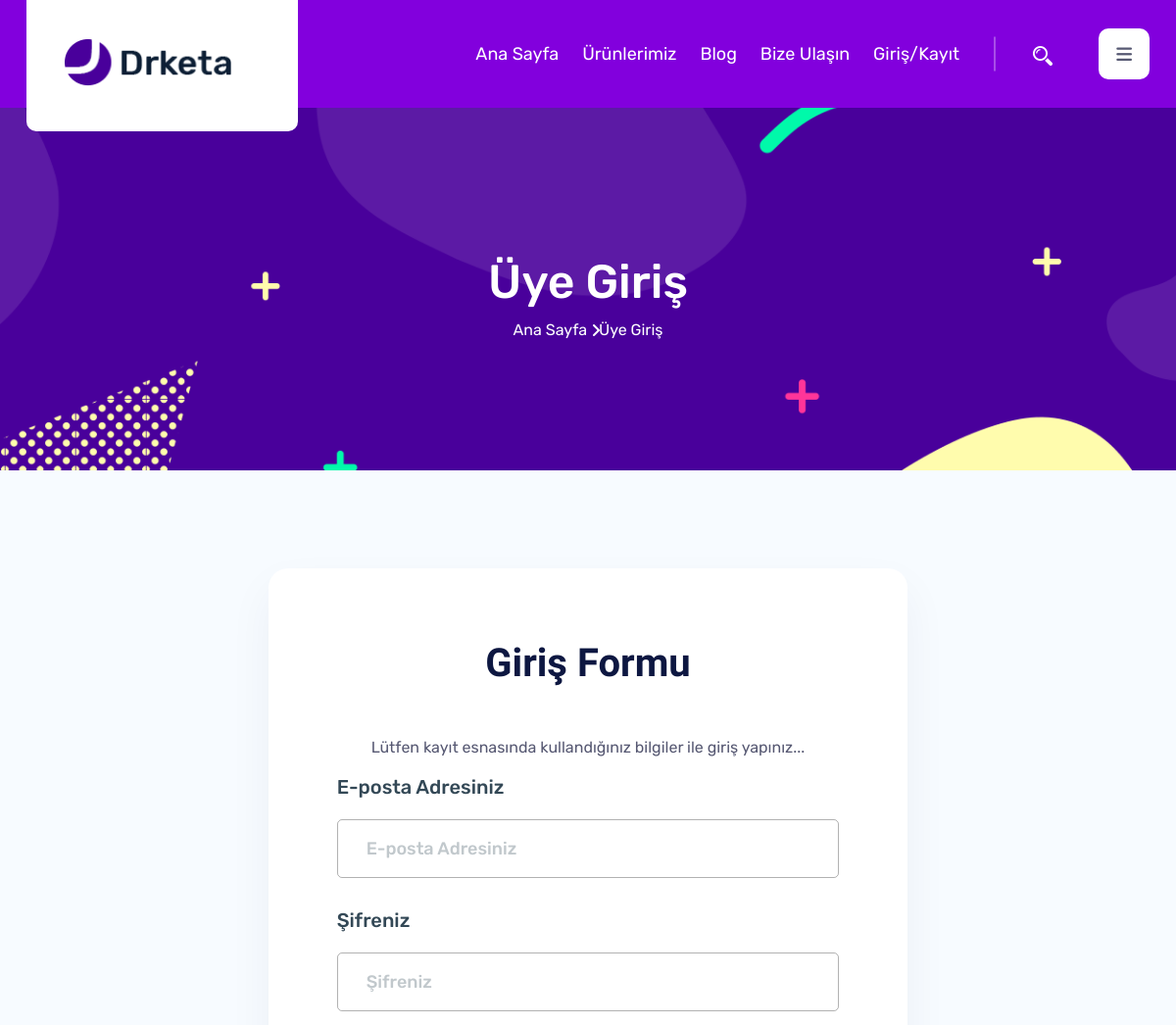
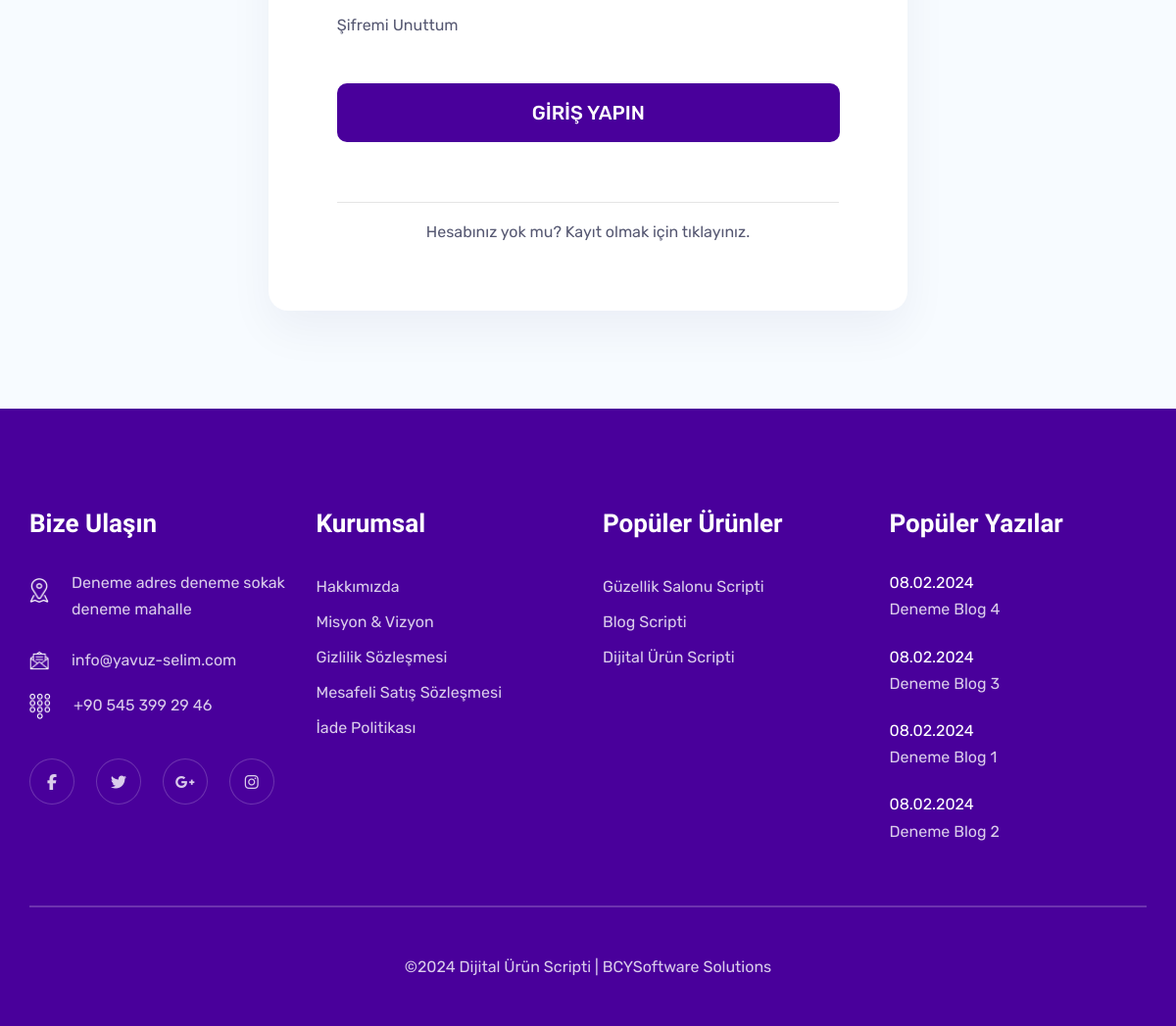
Page /index.php/loginpage on the committed database (2 pictures, top to bottom).
### tables this page shows
CREATE TABLE `ayarlar` (
  `id` int(11) NOT NULL,
  `site_baslik` varchar(300) DEFAULT NULL,
  `site_url` varchar(300) DEFAULT NULL,
  `site_admin_url` varchar(300) DEFAULT NULL,
  `site_logo` varchar(300) DEFAULT NULL,
  `site_favicon` varchar(300) DEFAULT NULL,
  `site_footer` text DEFAULT NULL,
  `site_gecerli_smtp` int(11) DEFAULT NULL,
  `site_gecerli_pos` int(11) DEFAULT NULL,
  `site_gecerli_sms` int(11) DEFAULT NULL,
  `smsbildirim` tinyint(1) NOT NULL DEFAULT 1 COMMENT '1 aktif 2 pasif',
  `mailbildirim` tinyint(1) NOT NULL DEFAULT 1 COMMENT '1 aktif 2 pasif',
  `adres` text DEFAULT NULL,
  `tel` varchar(300) DEFAULT NULL,
  `whatsapp` varchar(300) DEFAULT NULL,
  `mail` varchar(300) DEFAULT NULL,
  `sabitresim` varchar(300) DEFAULT NULL,
  `sabityazi1` text DEFAULT NULL,
  `sabityazi2` text DEFAULT NULL
);

CREATE TABLE `sosyalmedyalar` (
  `sosid` int(11) NOT NULL,
  `sosikon` varchar(300) DEFAULT NULL,
  `sosbaslik` varchar(300) DEFAULT NULL,
  `soslink` varchar(300) DEFAULT NULL,
  `sostarih` timestamp NOT NULL DEFAULT current_timestamp(),
  `sosekleyen` varchar(300) DEFAULT NULL,
  `sosdurum` tinyint(4) NOT NULL DEFAULT 1 COMMENT '1 aktif 2 pasif'
);

CREATE TABLE `sayfalar` (
  `sayfaid` int(11) NOT NULL,
  `sayfaadi` varchar(300) DEFAULT NULL,
  `sayfasef` varchar(300) DEFAULT NULL,
  `sayfaicerik` longtext DEFAULT NULL,
  `sayfadurum` tinyint(1) NOT NULL DEFAULT 1 COMMENT '1 aktif 2 pasif',
  `sayfaekleyen` varchar(300) DEFAULT NULL,
  `sayfatarih` timestamp NOT NULL DEFAULT current_timestamp()
);

CREATE TABLE `urunler` (
  `urun_id` int(11) NOT NULL,
  `urun_adi` varchar(300) DEFAULT NULL,
  `urun_sef` varchar(300) DEFAULT NULL,
  `urun_resim` varchar(300) DEFAULT NULL,
  `urun_fiyat` double(15,2) DEFAULT NULL,
  `urun_stok` int(11) NOT NULL DEFAULT 1,
  `urun_kdv` tinyint(3) NOT NULL DEFAULT 20 COMMENT '1 8 18 20 gibi oranlar',
  `urun_kodu` varchar(300) DEFAULT NULL,
  `urun_kategori` varchar(300) DEFAULT NULL,
  `urun_demo` text DEFAULT '#',
  `urun_yonetimdemo` text DEFAULT '#',
  `urun_demokadi` varchar(300) DEFAULT NULL,
  `urun_demosifre` varchar(300) DEFAULT NULL,
  `urun_demoyonetimkadi` varchar(300) DEFAULT NULL,
  `urun_demoyonetimsifre` varchar(300) DEFAULT NULL,
  `urun_tarih` timestamp NOT NULL DEFAULT current_timestamp(),
  `urun_durum` tinyint(1) NOT NULL DEFAULT 1 COMMENT '1 aktif 2 pasif',
  `urun_kisa` text DEFAULT NULL,
  `urun_icerik` longtext DEFAULT NULL,
  `urun_ekleyen` varchar(300) DEFAULT NULL,
  `urun_indirmelink` text DEFAULT NULL,
  `urun_vitrin` tinyint(1) NOT NULL DEFAULT 1 COMMENT '1 vitrin 2 liste',
  `urun_goruntulenme` int(11) NOT NULL DEFAULT 0
);

CREATE TABLE `blog` (
  `blogid` int(11) NOT NULL,
  `blogbaslik` varchar(500) NOT NULL,
  `blogsef` varchar(500) NOT NULL,
  `blogkisa` text DEFAULT NULL,
  `blogicerik` longtext NOT NULL,
  `blogresim` varchar(300) DEFAULT NULL,
  `blogickapak` varchar(300) DEFAULT NULL,
  `blogdurum` tinyint(4) NOT NULL DEFAULT 1 COMMENT '1 aktif 2 pasif',
  `blogtarih` timestamp NOT NULL DEFAULT current_timestamp(),
  `blogekleyen` varchar(300) DEFAULT NULL,
  `bloggoruntulenme` int(11) NOT NULL DEFAULT 0
);

### application/controllers/Loginpage.php (called while the page is built, shortened)
<?php
class Loginpage extends CI_Controller{
    public function index(){
        $viewData = array(
			'setting'      => $this->Common_model->get(['id'=>1],'ayarlar'),
			'social'       => $this->Common_model->getAll(['sosdurum'=>1],'sosyalmedyalar'),
			'pages'        => $this->Common_model->getAll(['sayfadurum'=>1],'sayfalar'),
			'popular'      => $this->Common_model->getLimitAll(['urun_durum'=>1],8,0,'urunler','urun_goruntulenme','DESC'),
			'popblog'      => $this->Common_model->getLimitAll(['blogdurum'=>1],4,0,'blog','bloggoruntulenme','DESC'),
		);
        $this->load->view('default/login_view',$viewData);
    }
}
?>

### index.php (called while the page is built, shortened)
<?php
require_once BASEPATH.'core/CodeIgniter.php';

### application/models/Common_model.php (called while the page is built, shortened)
<?php
class Common_model extends CI_Model{
    public function get($where,$table){
        return $this->db->where($where)->get($table)->row();
    }
    public function getAll($where,$table){
        return $this->db->where($where)->get($table)->result();
    }
    public function getLimitAll($where,$limit="",$pkCount="",$table,$orderbycolumn="id",$orderby="DESC",$select="*"){
        return $this
            ->db
            ->select($select)
            ->where($where)
            ->order_by($orderbycolumn,$orderby)
            ->limit($limit,$pkCount)
            ->get($table)
            ->result();
    }
}
?>

### application/helpers/digital_helper.php (called while the page is built, shortened)
<?php
function ss($par){
    return $_SESSION[$par];
}
function sdate($par, $status = false){
    if($status == false){
        return date('d.m.Y H:i',strtotime($par));
    }else{
        return date('d.m.Y',strtotime($par));
    }
}
?>

### application/views/default/inc/footer_view.php (the view, shortened to what this page needs)
    <footer class="footer-area pd-top-100">
        <div class="container">
            <div class="row">
                <div class="col-lg-3 col-md-6">
                    <div class="footer-widget widget widget_contact">
                        <h4 class="widget-title">Bize Ulaşın</h4>
                        <div class="media">
                            <div class="thumb">
                                <img width="20" height="25" src="<?php echo base_url();?>/default/assets/img/footer/1.png" alt="<?php echo $setting->site_baslik;?>">
                            </div>
                            <div class="media-body">
                                <p><?php echo $setting->adres;?></p>
                            </div>
                        </div>
                        <div class="media">
                            <div class="thumb mt-0">
                                <img width="20" height="20" src="<?php echo base_url();?>/default/assets/img/footer/2.png" alt="<?php echo $setting->site_baslik;?>">
                            </div>
                            <div class="media-body">
                                <p class="m-0"><?php echo $setting->mail;?></p>
                            </div>
                        </div>
                        <div class="media">
                            <div class="thumb mt-0">
                                <img width="22" height="27"  src="<?php echo base_url();?>/default/assets/img/footer/3.png" alt="<?php echo $setting->site_baslik;?>">
                            </div>
                            <div class="media-body">
                                <p class="m-0"><?php echo $setting->tel;?></p>
                            </div>
                        </div>
                        <ul class="social-area">
                            <?php if($social){
                                foreach($social as $soc){
                                    ?>
                                    <li><a target="_blank" rel="nofollow" title="<?php echo $soc->sosbaslik;?>" href="<?php echo $soc->soslink;?>"><?php echo $soc->sosikon;?></a></li>
                                    <?php
                                }
                            }
                            ?>
                        </ul>
                    </div>
                </div>
                <div class="col-lg-3 col-md-6">
                    <div class="footer-widget widget widget_nav_menu">
                        <h4 class="widget-title">Kurumsal</h4>
                        <?php if($pages){?>
                        <ul>
                            <?php foreach($pages as $page){ ?>
                            <li><a href="<?php echo base_url('page/'.$page->sayfasef);?>"><?php echo $page->sayfaadi;?></a></li>
                            <?php } ?>
                        </ul>
                        <?php } ?>
                    </div>
                </div>
                <div class="col-lg-3 col-md-6">
                    <div class="footer-widget widget widget widget_products">
                        <h4 class="widget-title">Popüler Ürünler</h4>
                        <?php if($popular){ ?>
                        <ul>
                            <?php foreach($popular as $pop){ ?>
                            <li><a href="<?php echo base_url('products/detail/'.$pop->urun_sef.'/'.$pop->urun_kodu);?>"><?php echo $pop->urun_adi;?></a></li>
                            <?php } ?>
                        </ul>
                        <?php } ?>
                    </div>
                </div>
                <div class="col-lg-3 col-md-6">
                    <div class="footer-widget widget widget_news">
                        <h4 class="widget-title">Popüler Yazılar</h4>
                        <?php if($popblog){ ?>
                            <?php foreach($popblog as $pblog){ ?>
                                <div class="widget-news-wrap">
                                    <div class="date"><?php echo sdate($pblog->blogtarih,true);?></div>
                                    <p><a href="<?php echo base_url('blog/'.$pblog->blogsef);?>"><?php echo $pblog->blogbaslik;?></a></p>
                                </div>
                            <?php } ?>
                        <?php } ?>
                    </div>
                </div>
            </div>
        </div>
        <div class="container">
            <div class="copyright-area">
                <div class="row">
                    <div class="col-lg-12 text-center">
                        <p><?php echo $setting->site_footer;?></p>
                    </div>
                </div>
            </div>
        </div>
    </footer>
</body>
</html>

### application/views/default/inc/header_view.php (shortened to what this page needs)
<!DOCTYPE html>
<html lang="zxx">
<head>
    <link rel="stylesheet" href="<?php echo base_url();?>/default/assets/css/vendor.css">
    <link rel="stylesheet" href="<?php echo base_url();?>/default/assets/css/nice-select.css">
    <link rel="stylesheet" href="<?php echo base_url();?>/default/assets/css/fancybox.min.css">
    <link rel="stylesheet" href="<?php echo base_url();?>/default/assets/css/style.css?v=123456">
    <link rel="stylesheet" href="<?php echo base_url();?>/default/assets/css/responsive.css">
    <link rel="stylesheet" href="<?php echo base_url();?>/default/assets/sweetalert/sweetalert2.css">
</head>
<body>

### application/views/default/inc/menu_view.php (shortened to what this page needs)
<div class="navbar-area">
        <nav class="navbar navbar-expand-lg">
            <div class="container nav-container">
                <div class="logo">
                    <a class="main-logo-h1" href="<?php echo base_url();?>">
                    <img width="170" height="50" src="<?php echo base_url('uploads/'.$setting->site_logo);?>" alt="<?php echo $setting->site_baslik;?>">
                    </a>
                </div>
                <div class="collapse navbar-collapse" >
                    <ul class="navbar-nav menu-open">
                        <li><a href="<?php echo base_url();?>">Ana Sayfa</a></li>
                        <li><a href="<?php echo base_url('products');?>">Ürünlerimiz</a></li>
                        <li><a href="<?php echo base_url('blogs');?>">Blog</a></li>
                        <li><a href="<?php echo base_url('pages/contact');?>">Bize Ulaşın</a></li>
                        <?php if(!@ss('userlogin')){?>
                        <li><a href="<?php echo base_url('loginpage');?>">Giriş/Kayıt</a></li>
                        <?php } ?>
                    </ul>
                </div>
                <div class="nav-right-part nav-right-part-desktop">
                    <ul>
                        <li><a class="search" href="#"><img src="<?php echo base_url();?>/default/assets/img/icon/1.png" alt="icon"></a></li>
                        <li class="menu-bar dropdown-menu-btn"><a href="#"><i class="fa fa-bars"></i></a></li>
                    </ul>
                </div>
            </div>
        </nav>
    </div>

### application/views/default/login_view.php
<?php $this->load->view('default/inc/header_view');?>
<?php $this->load->view('default/inc/sidebar_view');?>
<?php $this->load->view('default/inc/menu_view');?>
<div class="breadcrumb-area" style="background-image:url('<?php echo base_url();?>/default/assets/img/breadcrumb/1.png')">
<div class="container">
<div class="row">
    <div class="col-lg-12">
        <div class="breadcrumb-inner">
            <div class="section-title text-center">
                <h2 class="page-title">Üye Giriş</h2>
                <ul class="page-list">
                    <li><a href="<?php echo base_url();?>">Ana Sayfa</a></li>
                    <li>Üye Giriş</li>
                </ul>
            </div>
        </div>
    </div>
</div>
</div>
</div>
<section class="pd-top-100 pd-bottom-100 bg-sky-blue">
<div class="container">
<div class="row justify-content-center">
    <div class="col-xl-7 col-lg-10 text-center">
        <div class="sign-in-area">
            <h2>Giriş Formu</h2>
            <p>Lütfen kayıt esnasında kullandığınız bilgiler ile giriş yapınız...</p>
            <form method="POST" class="contact-form-wrap" id="loginform" onsubmit="return false;">
                <div class="single-input-wrap input-group">
                    <label for="inp-0email">E-posta Adresiniz</label>
                    <input name="email" id="inp-0email" type="email" class="form-control" placeholder="E-posta Adresiniz">
                </div>
                <div class="single-input-wrap input-group">
                    <label for="inp-2">Şifreniz</label>
                    <input name="pass" id="inp-2" type="password" class="form-control"
                        placeholder="Şifreniz">
                </div>
                <div class="single-input-wrap input-group">
                    <a href="<?php echo base_url('loginpage/passwordrecovery');?>">Şifremi Unuttum</a>
                </div>
                <button onclick="loginbutton();" id="logbutton" class="btn btn-base w-100">GİRİŞ YAPIN</button>
                <hr />
                <a href="<?php echo base_url('loginpage/register');?>">Hesabınız yok mu? Kayıt olmak için tıklayınız.</a>
            </form>
        </div>
    </div>
</div>
</div>
</section>
<?php $this->load->view('default/inc/footer_view');?>

### default/assets/css/responsive.css (style rules this page uses)
@media (min-width: 1200px) { .container { max-width: 1170px; } }

### rows in the picture
ayarlar: site_logo (picture), adres "Deneme adres deneme sokak deneme mahalle", mail "info@yavuz-selim.com", tel "+90 545 399 29 46", site_footer "©2024 Dijital Ürün Scripti | BCYSoftware Solutions"
sayfalar: sayfaadi "Hakkımızda"
sayfalar: sayfaadi "Misyon & Vizyon"
sayfalar: sayfaadi "Gizlilik Sözleşmesi"
sayfalar: sayfaadi "Mesafeli Satış Sözleşmesi"
sayfalar: sayfaadi "İade Politikası"
urunler: urun_adi "Güzellik Salonu Scripti"
urunler: urun_adi "Blog Scripti"
urunler: urun_adi "Dijital Ürün Scripti"
blog: blogtarih "08.02.2024", blogbaslik "Deneme Blog 4"
blog: blogtarih "08.02.2024", blogbaslik "Deneme Blog 3"
blog: blogtarih "08.02.2024", blogbaslik "Deneme Blog 1"
blog: blogtarih "08.02.2024", blogbaslik "Deneme Blog 2"
